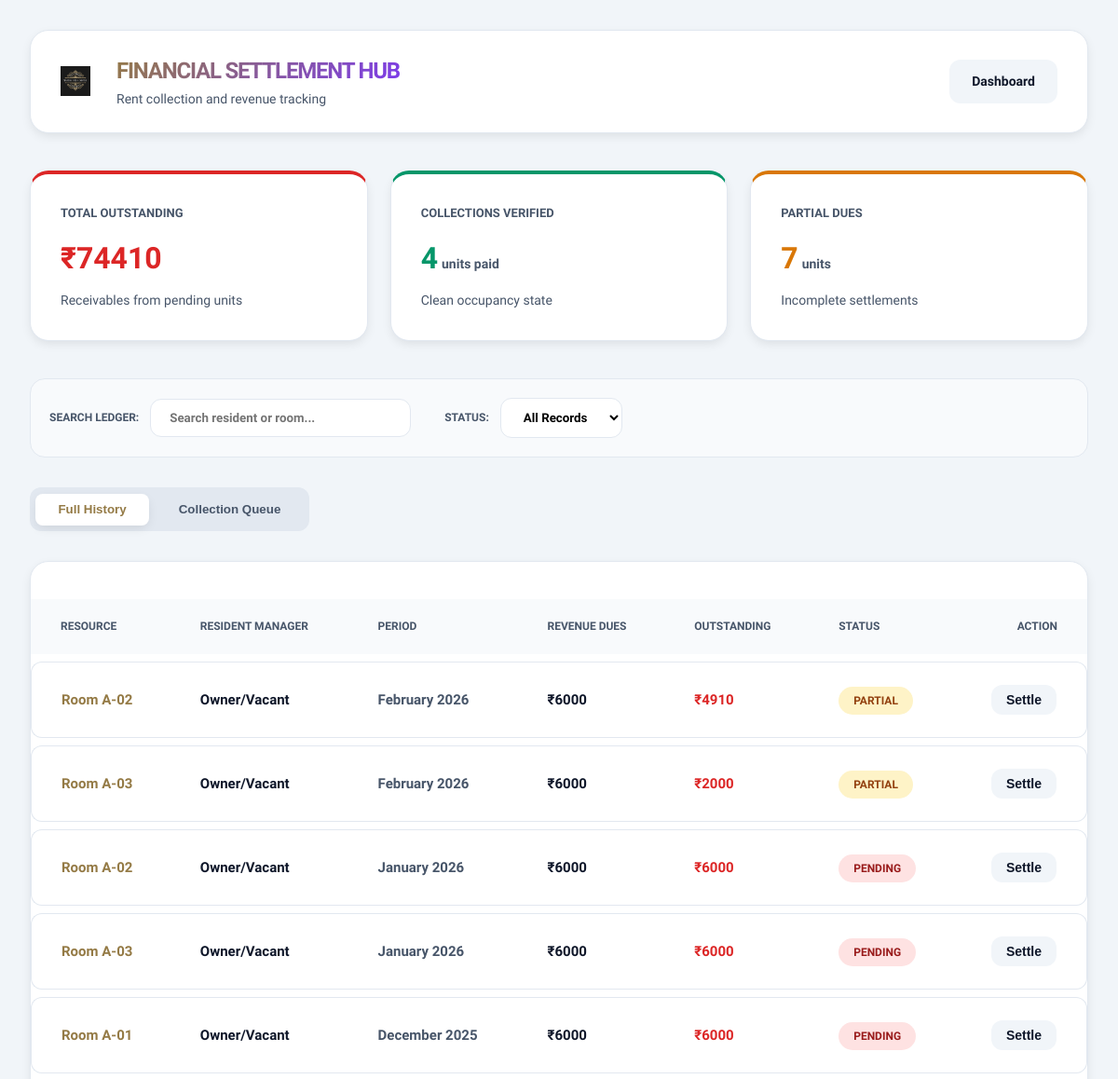
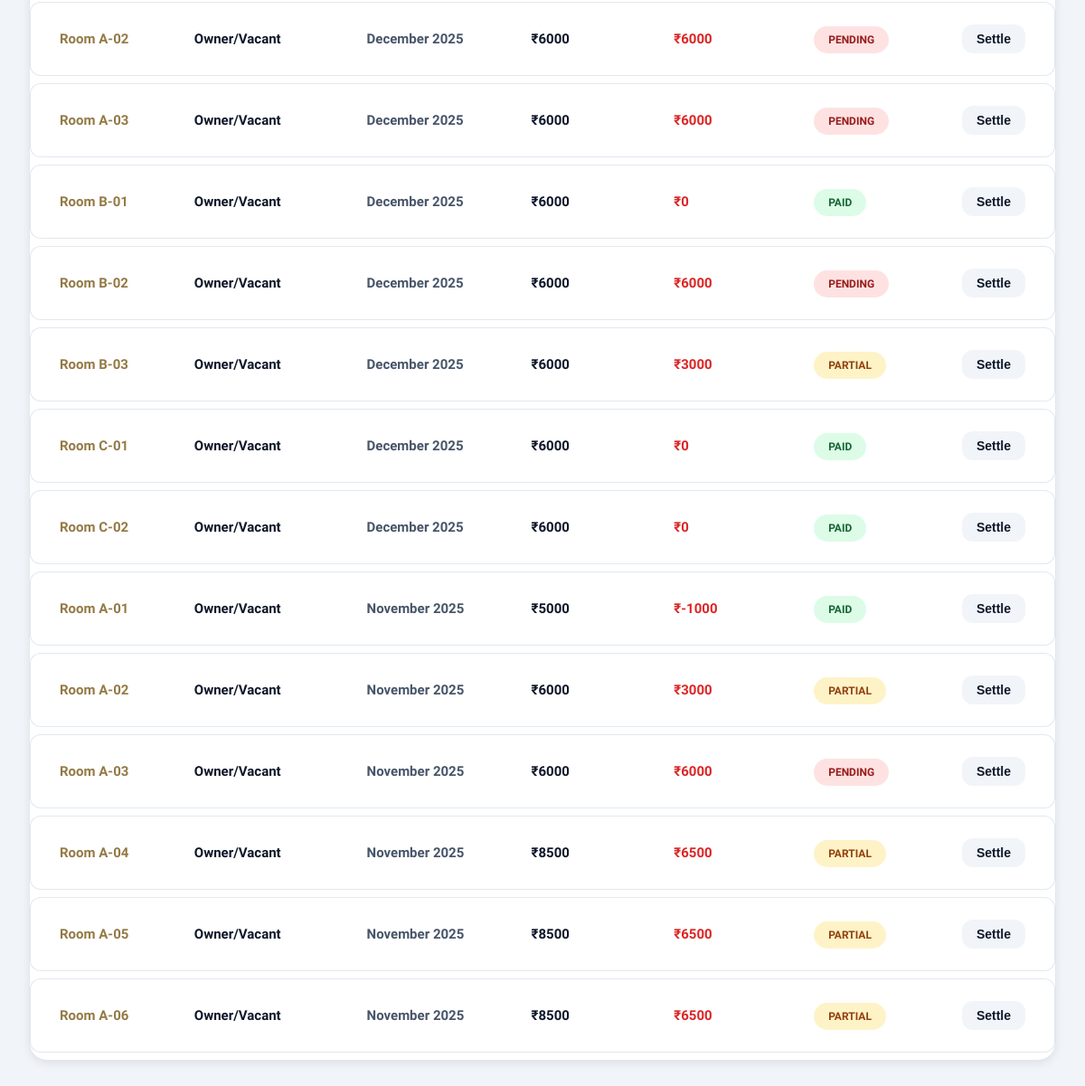
The app's page /manage-payments/ (signed in) with its own data (2 pictures, top to bottom).
### rental/models.py (models this page shows, shortened)
class MonthlyPayment(models.Model):
    PAYMENT_STATUS_CHOICES = [
        ('pending', 'Pending'),
        ('partial', 'Partial'),
        ('paid', 'Paid'),
        ('overdue', 'Overdue'),
    ]
    room = models.ForeignKey(Room, on_delete=models.CASCADE, related_name='monthly_payments')
    guest = models.ForeignKey(Guest, on_delete=models.SET_NULL, null=True, blank=True, related_name='monthly_payments')
    month = models.DateField(help_text="First day of the month")
    rent_amount = models.DecimalField(max_digits=8, decimal_places=2)
    paid_amount = models.DecimalField(max_digits=8, decimal_places=2, default=0)
    payment_status = models.CharField(max_length=20, choices=PAYMENT_STATUS_CHOICES, default='pending')
    paid_date = models.DateField(null=True, blank=True)
    notes = models.TextField(blank=True)
    created_at = models.DateTimeField(auto_now_add=True)
    updated_at = models.DateTimeField(auto_now=True)
    class Meta:
        ordering = ['-month']
        unique_together = ('room', 'month')
    def remaining_amount(self):
        return self.rent_amount - self.paid_amount

class Room(models.Model):
    ROOM_TYPES = [
        ('single', 'Single'),
        ('double', 'Double'),
        ('suite', 'Suite'),
    ]
    number = models.CharField(max_length=10, unique=True)
    room_type = models.CharField(max_length=10, choices=ROOM_TYPES)
    price = models.DecimalField(max_digits=8, decimal_places=2)
    agreed_rent = models.DecimalField(max_digits=8, decimal_places=2, null=True, blank=True, help_text="Per-room negotiated rent (overrides price when set)")
    is_available = models.BooleanField(default=True)
    class Meta:
        ordering = ['number']

### rental/views.py (the view)
# urls.py: path('manage-payments/', views.manage_payments, name='manage_payments'),
@login_required(login_url='login')
@user_passes_test(is_admin)
def manage_payments(request):
    rooms = Room.objects.all().order_by('number')
    payments = MonthlyPayment.objects.select_related('room', 'guest').order_by('-month')
    monthly_payments = MonthlyPayment.objects.select_related('room', 'guest').filter(
        payment_status__in=['pending', 'partial']
    ).order_by('-month')
    payment_stats = {
        'pending': payments.filter(payment_status='pending').count(),
        'partial': payments.filter(payment_status='partial').count(),
        'paid': payments.filter(payment_status='paid').count(),
        'overdue': payments.filter(payment_status='overdue').count(),
        'total_pending_amount': sum(p.remaining_amount() for p in payments.filter(payment_status__in=['pending', 'partial', 'overdue'])),
    }
    context = {
        'rooms': rooms,
        'payments': payments[:100],
        'monthly_payments': monthly_payments,
        'payment_stats': payment_stats,
    }
    return render(request, 'manage_payments.html', context)

### rental/views.py (called while the page is built)
def is_admin(user):
    return user.is_staff or user.is_superuser

### rental/templates/manage_payments.html (shortened to what this page needs)
<!DOCTYPE html>
<html lang="en">
{% load static %}
<head>
</head>
<body>
  <div class="container">
    <header class="header">
      <div class="header-title" style="display: flex; align-items: center; gap: 1rem;">
        <img src="{% static 'rental/images/panesar-logo.png' %}" alt="Panesar Logo" class="logo-img">
        <div>
          <h1 style="letter-spacing: -0.05em;">FINANCIAL SETTLEMENT HUB</h1>
          <p style="color: var(--text-muted); font-size: 0.875rem; font-weight: 500;">Rent collection and revenue
            tracking</p>
        </div>
      </div>
      <div class="header-actions">
        <a href="{% url 'dashboard' %}" class="btn btn-secondary">Dashboard</a>
      </div>
    </header>
    <div class="dashboard-grid">
      <div class="stat-card" style="border-top-color: var(--error);">
        <div class="stat-label">Total Outstanding</div>
        <div class="stat-value" style="color: var(--error);">₹{{ payment_stats.total_pending_amount|floatformat:0 }}
        </div>
        <div class="stat-meta">Receivables from pending units</div>
      </div>
      <div class="stat-card" style="border-top-color: var(--success);">
        <div class="stat-label">Collections Verified</div>
        <div class="stat-value" style="color: var(--success);">{{ payment_stats.paid }} <span
            style="font-size: 0.875rem; color: var(--text-muted);">units paid</span></div>
        <div class="stat-meta">Clean occupancy state</div>
      </div>
      <div class="stat-card" style="border-top-color: var(--warning);">
        <div class="stat-label">Partial Dues</div>
        <div class="stat-value" style="color: var(--warning);">{{ payment_stats.partial }} <span
            style="font-size: 0.875rem; color: var(--text-muted);">units</span></div>
        <div class="stat-meta">Incomplete settlements</div>
      </div>
    </div>
    <div class="filter-bar">
      <div style="display: flex; align-items: center; gap: 0.75rem;">
        <label style="font-size: 0.75rem; font-weight: 800; color: var(--text-muted);">SEARCH LEDGER:</label>
        <input type="text" id="paySearch" onkeyup="filterPayments()" placeholder="Search resident or room..."
          class="input" style="width: 280px;">
      </div>
      <div style="display: flex; align-items: center; gap: 0.75rem; margin-left: 1rem;">
        <label style="font-size: 0.75rem; font-weight: 800; color: var(--text-muted);">STATUS:</label>
        <select id="statusFilter" onchange="filterPayments()" class="input">
          <option value="all">All Records</option>
        </select>
      </div>
    </div>
    <div class="tab-nav">
      <button onclick="switchTab('all')" class="tab-btn active" id="btn-all">Full History</button>
      <button onclick="switchTab('pending')" class="tab-btn" id="btn-pending">Collection Queue</button>
    </div>
    <div class="section" id="all-tab">
      <div class="table-wrapper">
        <table>
          <thead>
            <tr>
              <th>Resource</th>
              <th>Resident Manager</th>
              <th>Period</th>
              <th>Revenue Dues</th>
              <th>Outstanding</th>
              <th>Status</th>
              <th style="text-align: right;">Action</th>
            </tr>
          </thead>
          <tbody id="paymentTable">
            {% for payment in payments %}
            <tr class="payment-row" data-status="{{ payment.payment_status }}">
              <td style="font-weight: 900; color: var(--primary);">Room {{ payment.room.number }}</td>
              <td style="font-weight: 700;">{{ payment.guest.full_name|default:"Owner/Vacant" }}</td>
              <td style="color: var(--text-muted); font-weight: 600;">{{ payment.month|date:"F Y" }}</td>
              <td style="font-weight: 800;">₹{{ payment.rent_amount|floatformat:0 }}</td>
              <td style="font-weight: 900; color: var(--error);">₹{{ payment.remaining_amount|floatformat:0 }}</td>
              <td>
                <span class="badge badge-{{ payment.payment_status }}">
                  {{ payment.payment_status }}
                </span>
              </td>
              <td style="text-align: right;">
                <button
                  onclick="openRecordModal('{{ payment.id }}', '{{ payment.room.number }}', '{{ payment.remaining_amount }}')"
                  class="btn btn-secondary" style="padding: 0.5rem 1rem;">Settle</button>
              </td>
            </tr>
            {% endfor %}
          </tbody>
        </table>
      </div>
    </div>
  </div>
</body>
</html>

### rental/templates/manage_payments.html (style rules this page uses)
:root { --primary: #947a45; --primary-hover: #7a6438; --bg-main: #f1f5f9; --card-bg: #ffffff; --text-main: #0f172a; --text-muted: #475569; --success: #059669; --error: #dc2626; --warning: #d97706; --border: #e2e8f0; --shadow: 0 4px 12px -2px rgba(0, 0, 0, 0.1); --radius: 1.25rem; }
* { margin: 0; padding: 0; box-sizing: border-box; }
body { font-family: 'Plus Jakarta Sans', sans-serif; background-color: var(--bg-main); color: var(--text-main); line-height: 1.6; }
.container { max-width: 1500px; margin: 0 auto; padding: 2rem; }
.header { display: flex; justify-content: space-between; align-items: center; margin-bottom: 2.5rem; background: var(--card-bg); padding: 1.5rem 2rem; border-radius: var(--radius); box-shadow: var(--shadow); border: 1px solid var(--border); }
.header-title h1 { font-size: 1.5rem; font-weight: 800; background: linear-gradient(135deg, var(--primary), #7c3aed); background-clip: text; -webkit-background-clip: text; -webkit-text-fill-color: transparent; }
.logo-img { height: 32px; width: auto; margin-right: 0.75rem; }
.dashboard-grid { display: grid; grid-template-columns: repeat(auto-fit, minmax(280px, 1fr)); gap: 1.5rem; margin-bottom: 2.5rem; }
.stat-card { background: var(--card-bg); padding: 2rem; border-radius: var(--radius); border: 1px solid var(--border); box-shadow: var(--shadow); border-top: 4px solid var(--primary); }
.stat-label { font-size: 0.8125rem; font-weight: 800; color: var(--text-muted); text-transform: uppercase; margin-bottom: 0.75rem; }
.stat-value { font-size: 2rem; font-weight: 900; margin-bottom: 0.5rem; display: flex; align-items: baseline; gap: 0.25rem; }
.stat-meta { font-size: 0.875rem; color: var(--text-muted); font-weight: 500; }
.filter-bar { display: flex; gap: 1.25rem; margin-bottom: 2rem; background: #f8fafc; padding: 1.25rem; border-radius: 1rem; border: 1px solid var(--border); align-items: center; flex-wrap: wrap; }
.tab-nav { display: flex; gap: 0.5rem; margin-bottom: 2rem; background: #e2e8f0; padding: 0.4rem; border-radius: 0.75rem; width: fit-content; }
.tab-btn { padding: 0.6rem 1.5rem; border-radius: 0.5rem; border: none; background: transparent; cursor: pointer; font-weight: 800; color: var(--text-muted); transition: all 0.2s; }
.tab-btn.active { background: white; color: var(--primary); box-shadow: var(--shadow); }
.section { background: var(--card-bg); padding: 2rem; border-radius: var(--radius); border: 1px solid var(--border); box-shadow: var(--shadow); }
.table-wrapper { overflow-x: auto; margin: -2rem; margin-top: 0; }
table { width: 100%; border-collapse: separate; border-spacing: 0 0.5rem; }
th { padding: 1.25rem 2rem; background: #f8fafc; color: var(--text-muted); font-weight: 800; font-size: 0.75rem; text-transform: uppercase; text-align: left; }
td { padding: 1.5rem 2rem; background: white; border-top: 1px solid var(--border); border-bottom: 1px solid var(--border); font-size: 0.9375rem; }
td:first-child { border-left: 1px solid var(--border); border-radius: 0.75rem 0 0 0.75rem; }
td:last-child { border-right: 1px solid var(--border); border-radius: 0 0.75rem 0.75rem 0; }
.badge { padding: 0.5rem 1rem; border-radius: 2rem; font-size: 0.75rem; font-weight: 800; text-transform: uppercase; }
.badge-paid { background: #dcfce7; color: #166534; }
.badge-partial { background: #fef3c7; color: #92400e; }
.badge-pending { background: #fee2e2; color: #991b1b; }
.btn { padding: 0.75rem 1.5rem; border-radius: 0.75rem; font-weight: 800; cursor: pointer; border: none; font-size: 0.875rem; display: inline-flex; align-items: center; gap: 0.625rem; transition: all 0.2s; text-decoration: none; }
.btn-secondary { background: #f1f5f9; color: var(--text-main); }
.input { padding: 0.75rem 1.25rem; border-radius: 0.75rem; border: 1px solid var(--border); font-family: inherit; background: white; font-weight: 600; }

### records on screen
MonthlyPayment: room.number "A-02", guest.full_name "Owner/Vacant", month "February 2026", rent_amount "6000", remaining_amount "4910", payment_status "PARTIAL"
MonthlyPayment: room.number "A-03", guest.full_name "Owner/Vacant", month "February 2026", rent_amount "6000", remaining_amount "2000", payment_status "PARTIAL"
MonthlyPayment: room.number "A-02", guest.full_name "Owner/Vacant", month "January 2026", rent_amount "6000", remaining_amount "6000", payment_status "PENDING"
MonthlyPayment: room.number "A-03", guest.full_name "Owner/Vacant", month "January 2026", rent_amount "6000", remaining_amount "6000", payment_status "PENDING"
MonthlyPayment: room.number "A-01", guest.full_name "Owner/Vacant", month "December 2025", rent_amount "6000", remaining_amount "6000", payment_status "PENDING"
MonthlyPayment: room.number "A-02", guest.full_name "Owner/Vacant", month "December 2025", rent_amount "6000", remaining_amount "6000", payment_status "PENDING"
MonthlyPayment: room.number "A-03", guest.full_name "Owner/Vacant", month "December 2025", rent_amount "6000", remaining_amount "6000", payment_status "PENDING"
MonthlyPayment: room.number "B-01", guest.full_name "Owner/Vacant", month "December 2025", rent_amount "6000", remaining_amount "0", payment_status "PAID"
MonthlyPayment: room.number "B-02", guest.full_name "Owner/Vacant", month "December 2025", rent_amount "6000", remaining_amount "6000", payment_status "PENDING"
MonthlyPayment: room.number "B-03", guest.full_name "Owner/Vacant", month "December 2025", rent_amount "6000", remaining_amount "3000", payment_status "PARTIAL"
MonthlyPayment: room.number "C-01", guest.full_name "Owner/Vacant", month "December 2025", rent_amount "6000", remaining_amount "0", payment_status "PAID"
MonthlyPayment: room.number "C-02", guest.full_name "Owner/Vacant", month "December 2025", rent_amount "6000", remaining_amount "0", payment_status "PAID"
MonthlyPayment: room.number "A-01", guest.full_name "Owner/Vacant", month "November 2025", rent_amount "5000", remaining_amount "-1000", payment_status "PAID"
MonthlyPayment: room.number "A-02", guest.full_name "Owner/Vacant", month "November 2025", rent_amount "6000", remaining_amount "3000", payment_status "PARTIAL"
MonthlyPayment: room.number "A-03", guest.full_name "Owner/Vacant", month "November 2025", rent_amount "6000", remaining_amount "6000", payment_status "PENDING"
MonthlyPayment: room.number "A-04", guest.full_name "Owner/Vacant", month "November 2025", rent_amount "8500", remaining_amount "6500", payment_status "PARTIAL"
MonthlyPayment: room.number "A-05", guest.full_name "Owner/Vacant", month "November 2025", rent_amount "8500", remaining_amount "6500", payment_status "PARTIAL"
MonthlyPayment: room.number "A-06", guest.full_name "Owner/Vacant", month "November 2025", rent_amount "8500", remaining_amount "6500", payment_status "PARTIAL"

### other values on screen
{{ payment_stats.total_pending_amount|floatformat:0 }} "74410"
{{ payment_stats.paid }} "4"
{{ payment_stats.partial }} "7"
